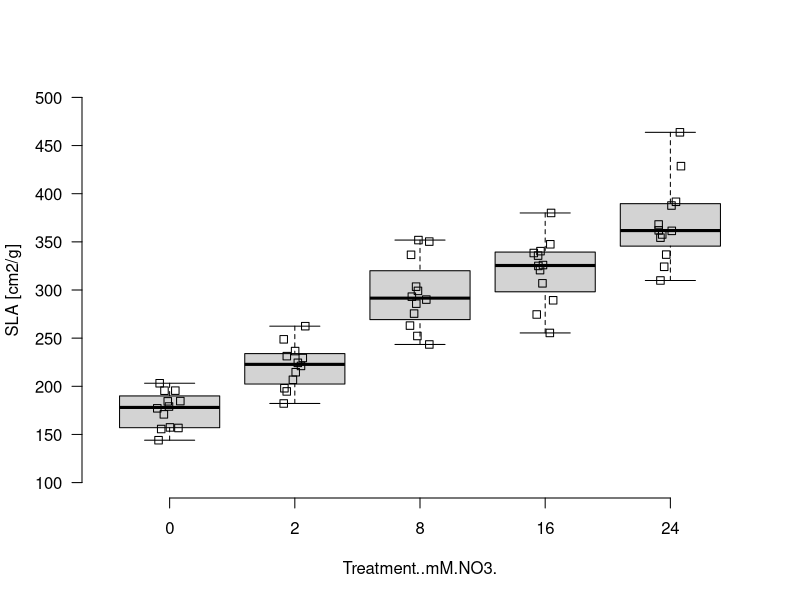
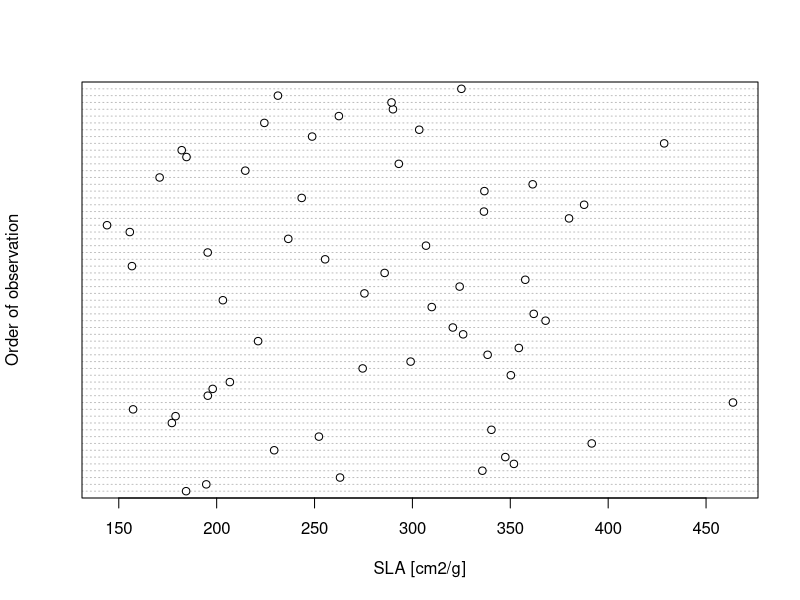
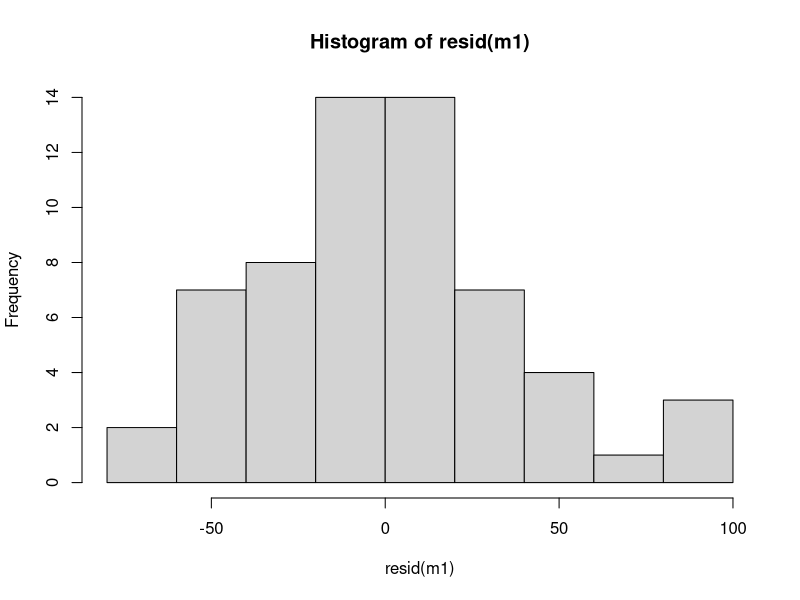
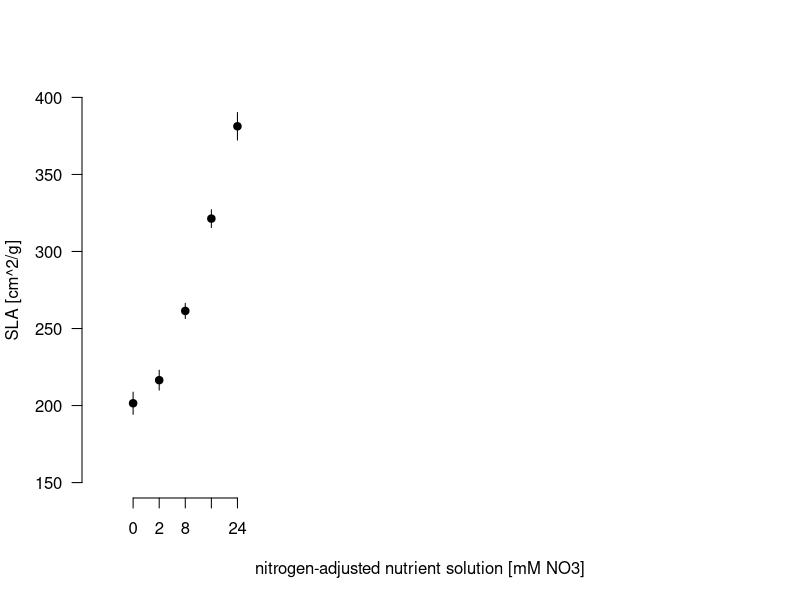
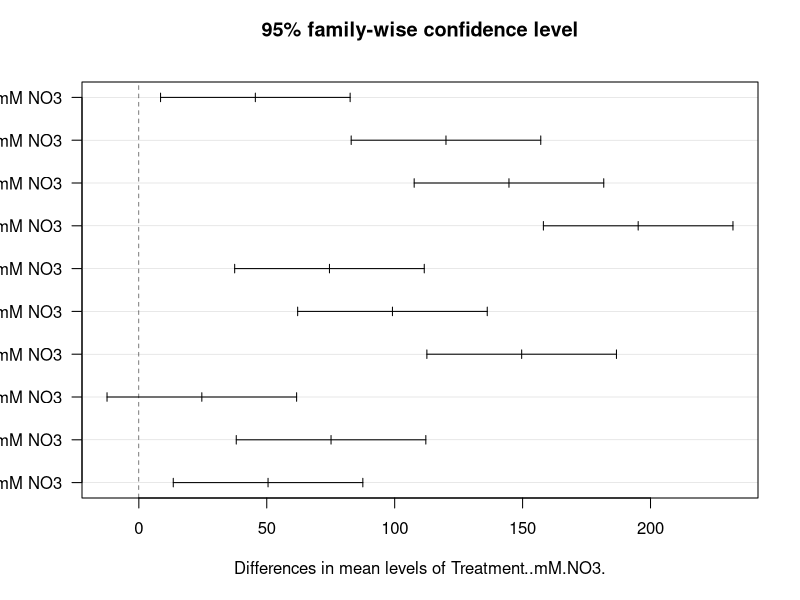

Source code (R) for these figures, in order:
# STA2007F Project 2: ED
# 30/04/2019
# Group 6:
# - dplkyl002
# - hrdmal001
# - bcktan001

setwd("C:/Users/999999/Desktop/ED Project")

#install.packages("visreg", dep=T)
#install.packages ("car", dep=T)
#require(visreg)
#require(car)

# randomisation in R
all.treats <- rep(c("0","2","8","16","24"), 12)

rand <- sample(all.treats)

rand

# actual code
leaf <- read.csv("LeafData.csv")

head(leaf); tail(leaf)
summary(leaf)
names(leaf)

boxplot(SLA..cm2.g. ~ Treatment..mM.NO3., data=leaf, ylim=c(100,500), range=0,axes=F,ylab="SLA [cm2/g]")
axis(1,at=1:5,labels=sort(unique(leaf$Treatment..mM.NO3.)))
axis(2,at=seq(100,500,50), las=1)
stripchart(SLA..cm2.g. ~ Treatment..mM.NO3., data=leaf, add=TRUE, vertical=TRUE, method="jitter", jitter=.1)

sort(tapply(leaf$SLA..cm2.g., leaf$Treatment..mM.NO3., sd))
43.02643/18.66019

dotchart(leaf$SLA..cm2.g.,ylab="Order of observation", xlab="SLA [cm2/g]")

# analysis of variance
m1<-aov(SLA..cm2.g. ~ Treatment..mM.NO3.,data=leaf)
summary(m1)

hist(resid(m1))

# plotting the marginal means
lsmeans<-predict(m1, newdata=data.frame(Treatment..mM.NO3. = c(0, 2, 8, 16, 24)), se=TRUE)
lsmeans$fit  # means
lsmeans$se.fit  # standard errors

plot(1:5, lsmeans$fit, pch=19, ylim=c(150,400), xlim=c(0,24), axes=F, xlab="nitrogen-adjusted nutrient solution [mM NO3]", ylab="SLA [cm^2/g]")
for (i in 1:5) segments(i,lsmeans$fit[i]-lsmeans$se[i],i,lsmeans$fit[i]+lsmeans$se[i])
axis(1, at=c(1:5), labels=c("0", "2", "8", "16", "24"))
axis(2, las=1)

# fitting the ANOVA model with 'treatment contrast' parameterisation

# had to modify the leaf data file by appending "mM NO3" to each of the treatment names
# this is done so that R reads it in as a string and not a numeric value 
# so that the code below works as expected
# the data in "LeafDataTreatsModify.csv" is still identical to "LeafData.csv"
leafNew <- read.csv("LeafDataTreatsModify.csv")

head(leafNew); tail(leafNew)
summary(leafNew)
names(leafNew)

# 'treatment contrast' parameterisation
m1.tc <- lm(SLA..cm2.g. ~ Treatment..mM.NO3., data=leafNew)
summary(m1.tc)

# Tukey's method
m1<-aov(SLA..cm2.g. ~ Treatment..mM.NO3., data = leafNew)
pht <- TukeyHSD(m1, ordered = T)
pht
plot(pht, las=1)

# power analysis
m1<-lm(SLA..cm2.g. ~ Treatment..mM.NO3., data = leafNew)
summary(m1)$sigma

power.t.test(delta=25, sd=32, power=0.8, sig.level=0.05)
power.t.test(n=60, delta=25, sd=32, sig.level=0.05)
